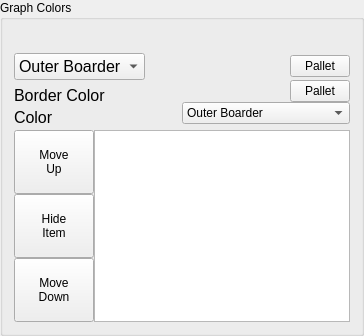
                                   <widget class="QGroupBox" name="pg_2_graph_colors_groupBox">
                                    <property name="sizePolicy">
                                     <sizepolicy hsizetype="Minimum" vsizetype="Fixed">
                                      <horstretch>0</horstretch>
                                      <verstretch>0</verstretch>
                                     </sizepolicy>
                                    </property>
                                    <property name="title">
                                     <string>Graph Colors</string>
                                    </property>
                                    <layout class="QGridLayout" name="gridLayout_16">
                                     <property name="topMargin">
                                      <number>33</number>
                                     </property>
                                     <property name="horizontalSpacing">
                                      <number>7</number>
                                     </property>
                                     <property name="verticalSpacing">
                                      <number>6</number>
                                     </property>
                                     <item row="1" column="0">
                                      <layout class="QGridLayout" name="pg_2_graph_colors_groupBox_gridLayout">
                                       <item row="0" column="3" rowspan="3">
                                        <widget class="QListView" name="pg_2_graph_colors_groupBox_listView"/>
                                       </item>
                                       <item row="0" column="0">
                                        <widget class="QPushButton" name="pg2_graph_visulaizer_move_up">
                                         <property name="sizePolicy">
                                          <sizepolicy hsizetype="Maximum" vsizetype="Minimum">
                                           <horstretch>0</horstretch>
                                           <verstretch>0</verstretch>
                                          </sizepolicy>
                                         </property>
                                         <property name="minimumSize">
                                          <size>
                                           <width>50</width>
                                           <height>0</height>
                                          </size>
                                         </property>
                                         <property name="text">
                                          <string>Move
Up</string>
                                         </property>
                                        </widget>
                                       </item>
                                       <item row="1" column="0">
                                        <widget class="QPushButton" name="pg2_graph_visulaizer_hide_item">
                                         <property name="sizePolicy">
                                          <sizepolicy hsizetype="Maximum" vsizetype="Minimum">
                                           <horstretch>0</horstretch>
                                           <verstretch>0</verstretch>
                                          </sizepolicy>
                                         </property>
                                         <property name="minimumSize">
                                          <size>
                                           <width>50</width>
                                           <height>0</height>
                                          </size>
                                         </property>
                                         <property name="text">
                                          <string>Hide
Item</string>
                                         </property>
                                        </widget>
                                       </item>
                                       <item row="2" column="0">
                                        <widget class="QPushButton" name="pg2_graph_visulaizer_move_down">
                                         <property name="sizePolicy">
                                          <sizepolicy hsizetype="Maximum" vsizetype="Minimum">
                                           <horstretch>0</horstretch>
                                           <verstretch>0</verstretch>
                                          </sizepolicy>
                                         </property>
                                         <property name="minimumSize">
                                          <size>
                                           <width>50</width>
                                           <height>0</height>
                                          </size>
                                         </property>
                                         <property name="text">
                                          <string>Move
Down</string>
                                         </property>
                                        </widget>
                                       </item>
                                      </layout>
                                     </item>
                                     <item row="0" column="0">
                                      <layout class="QVBoxLayout" name="pg_2_graph_colors_btns_verticalLayout">
                                       <property name="spacing">
                                        <number>0</number>
                                       </property>
                                       <item>
                                        <layout class="QHBoxLayout" name="pg_2_graph_colors_btns_inner_horizontalLayout_1">
                                         <property name="spacing">
                                          <number>0</number>
                                         </property>
                                         <item>
                                          <widget class="QComboBox" name="pg_2_graph_colors_btns_inner_horizontalLayout_2">
                                           <property name="maximumSize">
                                            <size>
                                             <width>250</width>
                                             <height>16777215</height>
                                            </size>
                                           </property>
                                           <property name="font">
                                            <font>
                                             <pointsize>12</pointsize>
                                            </font>
                                           </property>
                                           <item>
                                            <property name="text">
                                             <string>Outer Boarder</string>
                                            </property>
                                           </item>
                                           <item>
                                            <property name="text">
                                             <string>Bar Borders</string>
                                            </property>
                                           </item>
                                           <item>
                                            <property name="text">
                                             <string>Background</string>
                                            </property>
                                           </item>
                                           <item>
                                            <property name="text">
                                             <string>Annotations</string>
                                            </property>
                                           </item>
                                          </widget>
                                         </item>
                                         <item>
                                          <spacer name="pg_2_graph_colors_btns_inner_horizontalLayout_spacer">
                                           <property name="orientation">
                                            <enum>Qt::Horizontal</enum>
                                           </property>
                                           <property name="sizeType">
                                            <enum>QSizePolicy::MinimumExpanding</enum>
                                           </property>
                                           <property name="sizeHint" stdset="0">
                                            <size>
                                             <width>39</width>
                                             <height>20</height>
                                            </size>
                                           </property>
                                          </spacer>
                                         </item>
                                         <item>
                                          <widget class="QPushButton" name="pg_2_graph_colors_pallete_1">
                                           <property name="minimumSize">
                                            <size>
                                             <width>60</width>
                                             <height>0</height>
                                            </size>
                                           </property>
                                           <property name="maximumSize">
                                            <size>
                                             <width>60</width>
                                             <height>16777215</height>
                                            </size>
                                           </property>
                                           <property name="text">
                                            <string>Pallet</string>
                                           </property>
                                          </widget>
                                         </item>
                                        </layout>
                                       </item>
                                       <item>
                                        <layout class="QHBoxLayout" name="pg_2_graph_colors_btns_inner_horizontalLayout_3">
                                         <property name="spacing">
                                          <number>0</number>
                                         </property>
                                         <item>
                                          <widget class="QLabel" name="pg2_graph_border_color">
                                           <property name="minimumSize">
                                            <size>
                                             <width>0</width>
                                             <height>20</height>
                                            </size>
                                           </property>
                                           <property name="maximumSize">
                                            <size>
                                             <width>16777215</width>
                                             <height>10</height>
                                            </size>
                                           </property>
                                           <property name="font">
                                            <font>
                                             <pointsize>12</pointsize>
                                            </font>
                                           </property>
                                           <property name="text">
                                            <string>Border Color</string>
                                           </property>
                                           <property name="alignment">
                                            <set>Qt::AlignLeading|Qt::AlignLeft|Qt::AlignTop</set>
                                           </property>
                                          </widget>
                                         </item>
                                         <item>
                                          <widget class="QPushButton" name="pg_2_graph_colors_pallete_2">
                                           <property name="maximumSize">
                                            <size>
                                             <width>60</width>
                                             <height>16777215</height>
                                            </size>
                                           </property>
                                           <property name="text">
                                            <string>Pallet</string>
                                           </property>
                                          </widget>
                                         </item>
                                        </layout>
                                       </item>
                                       <item>
                                        <layout class="QHBoxLayout" name="pg_2_graph_colors_btns_inner_horizontalLayout_4">
                                         <property name="spacing">
                                          <number>0</number>
                                         </property>
                                         <item>
                                          <widget class="QLabel" name="pg2_graph_color">
                                           <property name="minimumSize">
                                            <size>
                                             <width>0</width>
                                             <height>20</height>
                                            </size>
                                           </property>
                                           <property name="maximumSize">
                                            <size>
                                             <width>16777215</width>
                                             <height>10</height>
                                            </size>
                                           </property>
                                           <property name="font">
                                            <font>
                                             <pointsize>12</pointsize>
                                            </font>
                                           </property>
                                           <property name="text">
                                            <string>Color</string>
                                           </property>
                                           <property name="alignment">
                                            <set>Qt::AlignLeading|Qt::AlignLeft|Qt::AlignTop</set>
                                           </property>
                                          </widget>
                                         </item>
                                         <item>
                                          <widget class="QComboBox" name="pg2_graph_part_comboBox">
                                           <item>
                                            <property name="text">
                                             <string>Outer Boarder</string>
                                            </property>
                                           </item>
                                           <item>
                                            <property name="text">
                                             <string>Bar Borders</string>
                                            </property>
                                           </item>
                                           <item>
                                            <property name="text">
                                             <string>Background</string>
                                            </property>
                                           </item>
                                           <item>
                                            <property name="text">
                                             <string>Annotations</string>
                                            </property>
                                           </item>
                                          </widget>
                                         </item>
                                        </layout>
                                       </item>
                                      </layout>
                                     </item>
                                    </layout>
                                   </widget>
